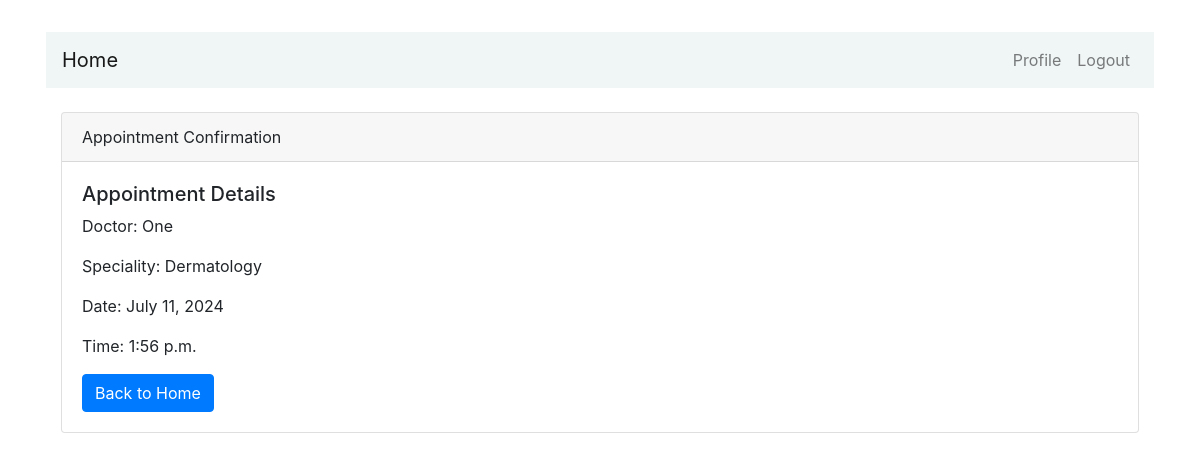
Page /confirm-appointment/1/ (signed in) on the committed database.
### users/models.py (models this page shows, shortened)
class Appointment(models.Model):
    SPECIALTIES = [
        ('Cardiology', 'Cardiology'),
        ('Dermatology', 'Dermatology'),
        ('Neurology', 'Neurology'),
        ('Pediatrics', 'Pediatrics'),
        ('Ortho', 'Ortho'),
        ('Trauma', 'Trauma'),
        ('General Surgery', 'General Surgery')
    ]
    speciality = models.CharField(max_length=100, choices=SPECIALTIES, verbose_name="Speciality")
    patient = models.ForeignKey(User, related_name='patient_appointments', on_delete=models.CASCADE, verbose_name="Patient")
    doctor = models.ForeignKey(User, related_name='doctor_appointments', on_delete=models.CASCADE, verbose_name="Doctor")
    date = models.DateField(verbose_name="Appointment Date")
    time = models.TimeField(verbose_name="Appointment Time")
    created_at = models.DateTimeField(auto_now_add=True, verbose_name="Created At")
    class Meta:
        verbose_name = "Appointment"
        verbose_name_plural = "Appointments"
        unique_together = ('doctor', 'date', 'time')

### users/views.py (the view)
# urls.py: path('confirm-appointment/<int:appointment_id>/', confirm_appointment, name='confirm_appointment'),
@login_required
def confirm_appointment(request, appointment_id):
    appointment = Appointment.objects.get(id=appointment_id)
    return render(request, 'users/confirm_appointment.html', {'appointment': appointment})

### templates/users/confirm_appointment.html
{% extends "users/base.html" %}
{% block content %}
<div class="container mt-4">
    <div class="card">
        <div class="card-header">Appointment Confirmation</div>
        <div class="card-body">
            <h5>Appointment Details</h5>
            <p>Doctor: {{ appointment.doctor.username }}</p>
            <p>Speciality: {{ appointment.speciality }}</p>
            <p>Date: {{ appointment.date }}</p>
            <p>Time: {{ appointment.time }}</p>
            <a href="{% url 'home' %}" class="btn btn-primary">Back to Home</a>
        </div>
    </div>
</div>
{% endblock %}

### rows in the picture
Appointment: doctor.username "One", speciality "Dermatology", date "July 11, 2024", time "1:56 p.m."
